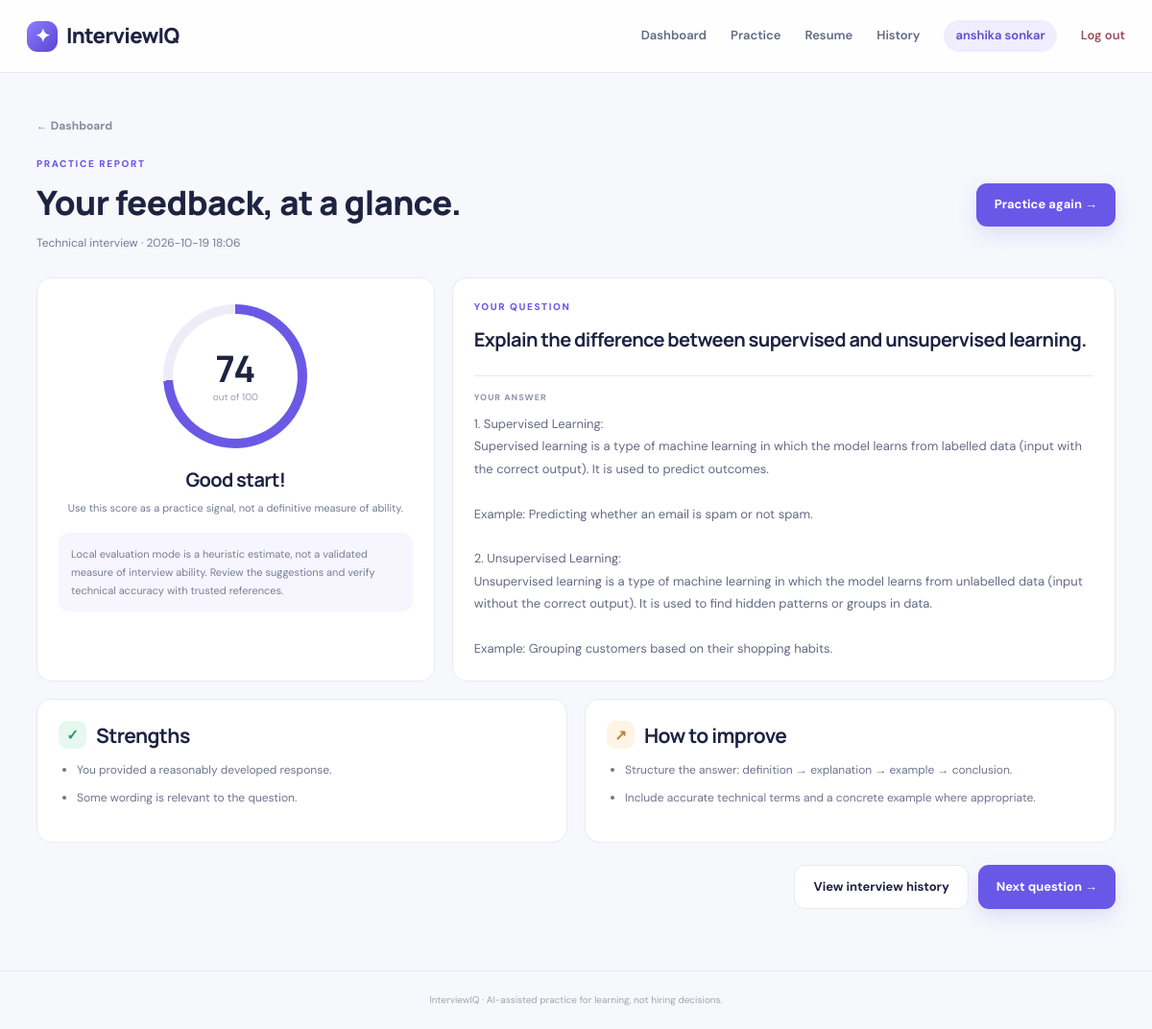
/report/2 (signed in), run on the app's committed database.
### tables this page shows
CREATE TABLE users (
            id INTEGER PRIMARY KEY AUTOINCREMENT, name TEXT NOT NULL,
            email TEXT NOT NULL UNIQUE, password_hash TEXT NOT NULL,
            created_at TEXT NOT NULL);

CREATE TABLE interviews (
            id INTEGER PRIMARY KEY AUTOINCREMENT, user_id INTEGER NOT NULL,
            category TEXT NOT NULL, question TEXT NOT NULL, answer TEXT NOT NULL,
            score REAL NOT NULL, feedback TEXT NOT NULL, strengths TEXT NOT NULL,
            improvements TEXT NOT NULL, created_at TEXT NOT NULL,
            FOREIGN KEY(user_id) REFERENCES users(id));

### app.py (the view)
@app.get("/report/{interview_id}", response_class=HTMLResponse)
def report(request: Request, interview_id: int):
    user = require_user(request)
    with db() as c:
        row = c.execute("SELECT * FROM interviews WHERE id=? AND user_id=?", (interview_id,user["id"])).fetchone()
    if not row:
        raise HTTPException(status_code=404, detail="Report not found")
    data = dict(row)
    data["strengths"] = json.loads(data["strengths"])
    data["improvements"] = json.loads(data["improvements"])
    return render(request, "report.html", {"report":data})

### templates/report.html
{% extends "base.html" %}{% block title %}Evaluation report — InterviewIQ{% endblock %}
{% block content %}
<a class="back-link" href="/dashboard">← Dashboard</a><section class="report-heading"><div><div class="eyebrow">PRACTICE REPORT</div><h1>Your feedback, at a glance.</h1><p class="muted">{{ report.category }} interview · {{ report.created_at[:16].replace('T',' ') }}</p></div><a class="btn primary" href="/interview?category={{ report.category }}">Practice again →</a></section>
<section class="report-grid"><div class="panel score-panel"><div class="score-circle" style="--score: {{ report.score }};"><div><strong>{{ report.score|int }}</strong><span>out of 100</span></div></div><h2>{{ 'Great effort!' if report.score >= 75 else ('Good start!' if report.score >= 50 else 'Keep practicing!') }}</h2><p class="muted">Use this score as a practice signal, not a definitive measure of ability.</p><div class="feedback-note">{{ report.feedback }}</div></div>
<div class="panel"><div class="eyebrow">YOUR QUESTION</div><h2 class="report-question">{{ report.question }}</h2><div class="answer-review"><span class="stat-label">YOUR ANSWER</span><p>{{ report.answer }}</p></div></div></section>
<section class="feedback-grid"><div class="panel"><div class="feedback-title"><span class="feedback-icon good">✓</span><h2>Strengths</h2></div>{% if report.strengths %}<ul class="feedback-list">{% for item in report.strengths %}<li>{{ item }}</li>{% endfor %}</ul>{% else %}<p class="muted">Keep practicing to identify consistent strengths.</p>{% endif %}</div>
<div class="panel"><div class="feedback-title"><span class="feedback-icon improve">↗</span><h2>How to improve</h2></div>{% if report.improvements %}<ul class="feedback-list">{% for item in report.improvements %}<li>{{ item }}</li>{% endfor %}</ul>{% endif %}</div></section>
<div class="report-actions"><a class="btn secondary" href="/history">View interview history</a><a class="btn primary" href="/interview?category={{ report.category }}">Next question →</a></div>
{% endblock %}

### templates/base.html (shortened to what this page needs)
<!doctype html>
<html lang="en">
<head>
  <link rel="stylesheet" href="/static/style.css">
</head>
<body>
<header class="topbar">
  <a class="brand" href="/"><span class="brand-icon">✦</span> InterviewIQ</a>
  <nav>
    {% if user %}
      <a href="/dashboard">Dashboard</a><a href="/interview">Practice</a><a href="/resume">Resume</a><a href="/history">History</a>
      <span class="user-chip">{{ user.name }}</span><a class="nav-logout" href="/logout">Log out</a>
    {% else %}
      <a href="/login">Log in</a><a class="nav-cta" href="/signup">Get started</a>
    {% endif %}
  </nav>
</header>
<main class="container">
  {% block content %}{% endblock %}
</main>
<footer>InterviewIQ · AI-assisted practice for learning, not hiring decisions.</footer>
</body>
</html>

### static/style.css (style rules this page uses)
:root { --bg:#f7f8fc;--ink:#1e2340;--muted:#747b95;--line:#e8eaf2;--purple:#6957e8;--purple-dark:#5140cb;--soft-purple:#f0edff;--white:#fff;--green:#1b9a72;--shadow:0 18px 55px rgba(35,39,82,.07) }
* { box-sizing:border-box }
body { margin:0;background:var(--bg);color:var(--ink);font-family:'DM Sans',sans-serif;font-size:15px;line-height:1.6 }
a { color:inherit;text-decoration:none }
.topbar { height:76px;display:flex;align-items:center;justify-content:space-between;padding:0 max(calc((100% - 1180px)/2),28px);background:rgba(255,255,255,.9);border-bottom:1px solid var(--line);gap:24px }
.brand { font-family:Manrope,sans-serif;font-size:22px;font-weight:800;letter-spacing:-.7px;display:flex;align-items:center;gap:9px }
.brand-icon { display:grid;place-items:center;width:32px;height:32px;border-radius:11px;color:white;background:linear-gradient(135deg,#8e7dff,#5945d2);font-size:19px }
.topbar nav { display:flex;align-items:center;gap:25px;font-size:13px;font-weight:600;color:#626983 }
.user-chip { background:#f0edff;color:#5a4bd1;padding:6px 12px;border-radius:30px }
.nav-logout { color:#a14d5a }
.container { max-width:1180px;margin:0 auto;padding:42px 28px 64px;min-height:calc(100vh - 145px) }
h1,h2,h3,p { margin-top:0 }
h1,h2,h3 { font-family:Manrope,sans-serif;letter-spacing:-.6px }
h1 { font-size:clamp(30px,4vw,43px);line-height:1.18;margin-bottom:12px;font-weight:800 }
h2 { font-size:21px;line-height:1.35;margin-bottom:8px }
.muted { color:var(--muted) }
.eyebrow { font-size:10px;letter-spacing:1.6px;font-weight:800;color:var(--purple);margin-bottom:12px }
.btn { border:0;display:inline-flex;align-items:center;justify-content:center;gap:12px;padding:12px 19px;border-radius:11px;font-weight:700;font-size:13px;cursor:pointer;transition:.18s }
.primary { background:var(--purple);color:#fff;box-shadow:0 8px 20px #6957e82b }
.secondary { background:#fff;border:1px solid var(--line);color:var(--ink) }
.mock-top,.question-meta,.answer-footer,.panel-heading,.page-heading,.report-heading { display:flex;justify-content:space-between;align-items:center;gap:16px }
.stat-card,.panel { background:#fff;border:1px solid var(--line);border-radius:15px;padding:22px }
.stat-label { display:block;color:#9196aa;font-size:9px;letter-spacing:1px;font-weight:800 }
.back-link { display:inline-block;color:#858ba0;font-size:12px;font-weight:700;margin-bottom:22px }
.report-heading { margin-bottom:25px }
.report-heading h1 { font-size:35px }
.report-heading p { font-size:12px;margin:0 }
.report-grid { display:grid;grid-template-columns:.75fr 1.25fr;gap:18px }
.score-panel { text-align:center }
.score-circle { width:150px;height:150px;margin:5px auto 19px;border-radius:50%;display:grid;place-items:center;background:conic-gradient(#6b59e5 calc(var(--score)*1%),#eeedf7 0);position:relative }
.score-circle:before { content:'';position:absolute;inset:10px;border-radius:50%;background:white }
.score-circle>div { z-index:1 }
.score-circle strong,.score-circle span { display:block }
.score-circle strong { font-family:Manrope;font-size:38px;line-height:1.2 }
.score-circle span { font-size:10px;color:#999eb0 }
.score-panel h2 { font-size:20px }
.score-panel>.muted { font-size:11px }
.feedback-note { font-size:11px;text-align:left;line-height:1.7;color:#777d97;background:#f7f6ff;border-radius:10px;padding:13px;margin-top:17px }
.report-question { font-size:20px;margin:12px 0 24px }
.answer-review { border-top:1px solid var(--line);padding-top:15px }
.answer-review p { font-size:13px;white-space:pre-wrap;line-height:1.8;color:#636a83;margin:9px 0 0 }
.feedback-grid { display:grid;grid-template-columns:1fr 1fr;gap:18px;margin-top:18px }
.feedback-title { display:flex;align-items:center;gap:10px }
.feedback-title h2 { margin:0 }
.feedback-icon { width:29px;height:29px;border-radius:9px;display:grid;place-items:center;font-weight:bold }
.good { background:#e7f8f0;color:#249b70 }
.improve { background:#fff4e5;color:#bb8135 }
.feedback-list { padding-left:19px;color:#6e748d;font-size:12px;line-height:1.8 }
.feedback-list li { margin:7px 0 }
.report-actions { display:flex;justify-content:flex-end;gap:10px;margin-top:23px }
footer { text-align:center;border-top:1px solid var(--line);padding:22px;color:#a0a4b5;font-size:10px }

### data on the page
users: name "anshika sonkar"
interviews: category "Technical", created_at "2026-10-19 18:06", score "74", score "Good start!", feedback "Local evaluation mode is a heuristic estimate, not a validated measure of interview ability. Review the suggestions and verify technical accuracy with trusted references.", question "Explain the difference between supervised and unsupervised learning.", answer "1. Supervised Learning: Supervised learning is a type of machine learning in which the model learns from labelled data (input with the correct output). It is used to predict outcomes. Example: Predicting whether an email is spam or not spam. 2. Unsupervised Learning: Unsupervised learning is a type of machine learning in which the model learns from unlabelled data (input without the correct output). It is used to find hidden patterns or groups in data. Example: Grouping customers based on their shopping habits."

### other printed values
{{ item }} "You provided a reasonably developed response." "Some wording is relevant to the question."
{{ item }} "Structure the answer: definition → explanation → example → conclusion." "Include accurate technical terms and a concrete example where appropriate."
